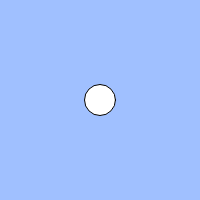
Frame 1 (no input)
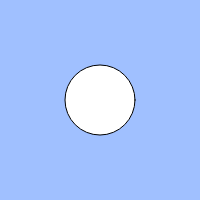
Frame 60 (no input)
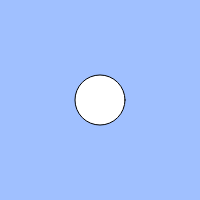
Frame 120 (the mouse pressed at the canvas centre since frame 60)

The p5.js sketch that drew these frames (run headless with seeded random() and noise() and a simulated clock; from frame 60 on, the mouse is pressed at the canvas centre):

// p5.js sketch
// ── sketch.js
// 練習問題「心臓の鼓動のように大きくなったり小さくなったりする円」
let count;
let cycle;

function setup(){
  createCanvas(200, 200);
  count = 0;
  cycle = 100;
}

function draw(){
  background(160, 192, 255);
  count = (count + 1) % cycle;
  // BLANK[1]
  if(count<=50){
  ellipse(width / 2, height / 2, count+30);
  }
  else{
  ellipse(width / 2, height / 2, 130-count);
  }
}
